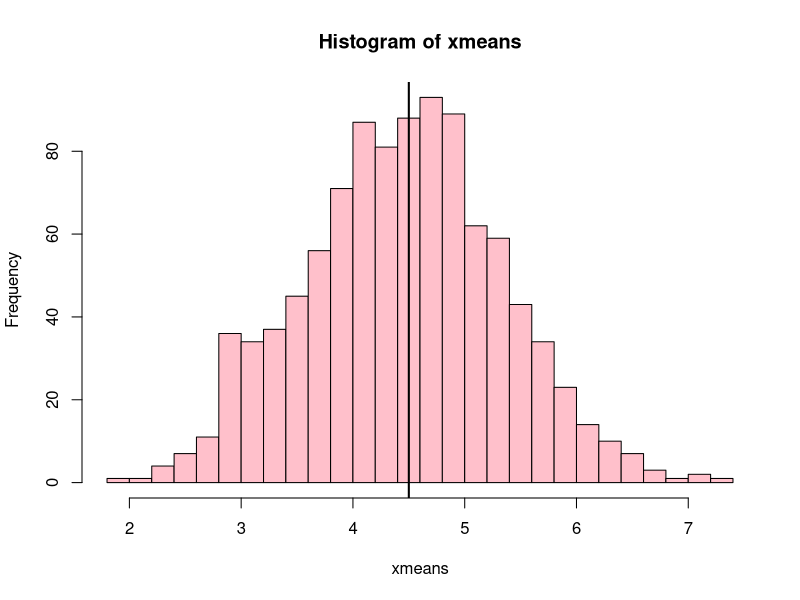
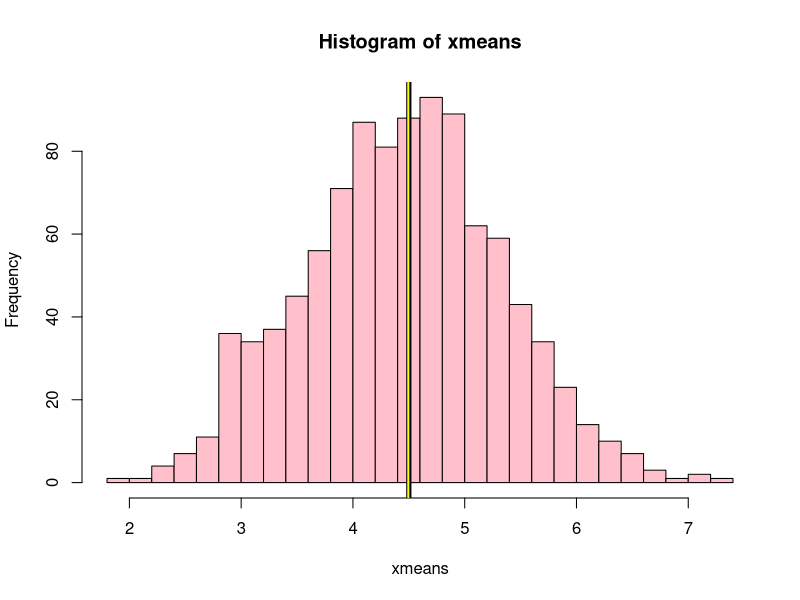

Write the R code that produced these figures, in order.
## ---- chunk 1
knitr::opts_chunk$set(echo = TRUE)

library(knitr)
## ---- chunk 2
years <- c(1985, 1989, 2004, 1993, 2021, 2021, 2021, 2012, 2002, 1984)
age <- 2022-years

## ---- chunk 3
# Number of repeats
nit <- 100

# Matrix to catch samples
bootAge <-  matrix(data = NA, 
                   nrow = nit, 
                   ncol = length(age),
                   dimnames = list(c(1:nit),
                                   c(1:length(age))
                   )
)

# Vector to catch medians
bootMedAge <- c()

# Collect bootstrap samples of penny ages and calculate medians
for (i in 1:nit) {
        bootAge[i,] <- sample(x = age,
                              size = length(age),
                              replace = TRUE
                              )
        bootMedAge[i] <- median(bootAge[i,])
        
}

## ---- chunk 4
# Method 1: Estimate the confidence interval taking the quantiles directly from theta hat star

# Get means of teh boostrap samples
bootAgeMeans <- rowMeans(bootAge)

# Get lower end of the confidence interval
M1thetaLL <- quantile(bootAgeMeans, prob = 0.025)

# Get higher end of confidence interval
M1thetaUL <- quantile(bootAgeMeans, prob = 0.975)

## ---- chunk 5
# Method 2: Use the Normal approximation to find the confidence interval

# Calculate theta hat
ageThetaHat <- mean(bootAgeMeans)

# Calculate the standard error
sterr <- sd(bootAgeMeans)

# Get lower end of the confidence interval
M2thetaLL <- ageThetaHat - 1.96*sterr

# Get higher end of confidence interval
M2thetaUL <- ageThetaHat + 1.96*sterr

## ---- chunk 6
cocks <- c(1359.8, 1355.3, 1355.1, 1353.0, 1349.8, 1348.8, 1345.2)
hens <- c(1357.5, 1356.4, 1355.1, 1353.5, 1353.2, 1352.5, 1350.0, 1349.8, 1346.2, 1344.9, 1344.4, 1343.9, 1342.6)
## ---- chunk 7
# Calculate the test statistic (mean(cocks) - mean(hens)) to test if cocks and hens fly at different speeds
birdThetaHat <- mean(cocks) - mean(hens)

# Create vector of zeros to compare the sample permutation test statistics against
dif <- integer(1000)

# Create vector of the differences between the sample permutation's means and the null (0)
for (i in 1:length(dif)) {
        samp <- sample(x = c(cocks, hens),
                       replace = FALSE)
        dif[i] <- mean(samp[1:7]) - mean(samp[8:20])
}

p_bird <- sum(abs(dif) > abs(birdThetaHat))/length(dif)

## ---- chunk 8
# Number of repeats
nit <- 1000

# Define the matrices into which the cock boostrap and hen bootstrap samples will be stored, and the vector in which the differences between the means will be stored.
bootCocks <- matrix(data = NA, 
                nrow = nit, 
                ncol = length(cocks),
                dimnames = list(c(1:nit),
                                c(1:length(cocks))
                                )
                )

bootHens <- matrix(data = NA, 
                nrow = nit, 
                ncol = length(hens),
                dimnames = list(c(1:nit),
                                c(1:length(hens))
                                )
                )
bootDiff <- c()

# Run bootstrap for the number of iterations as defined by nit
for (i in 1:nit) {
    # Collect bootstrap samples for the cocks 
        bootCocks[i,] <- sample(x = cocks,
                            size = length(cocks),
                            replace = TRUE
                            )
        
    # Collect bootstrap samples for the hens
        bootHens[i,] <- sample(x = hens,
                            size = length(hens),
                            replace = TRUE
                            )
        
    # Collect the difference between the means of the cock and hen bootstrap samples 
        bootDiff[i] <- mean(bootCocks[[i]]) - mean(bootHens[[i]])
}

# Difference between cock and hen flying times
CHtheta <- mean(cocks) - mean(hens)

# Get lower end of the confidence interval
CHthetaLL <- quantile(bootDiff, prob = 0.025)

# Get higher end of confidence interval
CHthetaUL <- quantile(bootDiff, prob = 0.975)
## ---- chunk 9
# Make distribution of tonsil size and carrier of he virus
tonsils <- matrix(data = c(497, 19, 560, 29),
                  nrow = 2,
                  ncol = 2,
                  dimnames = list(c("Noncarrier", "Carrier"),
                                  c("Not Enlarged", "Enlarged"))
                   )

kable(tonsils)

## ---- chunk 10
# Define test statistic as the percent of patients that are carriers of the virus for the enlarged and not enlarged tonsils groups
tonsilsTestStat <- (tonsils["Carrier","Not Enlarged"]/sum(tonsils[,"Not Enlarged"])) - (tonsils["Carrier","Enlarged"]/sum(tonsils[,"Enlarged"]))

# Create matrix for the raw data
tonsilsRaw <- matrix(data = NA,
                     nrow = sum(tonsils[,"Enlarged"], tonsils[,"Not Enlarged"]),
                     ncol = 2,
                     dimnames = list(c(1:sum(tonsils[,"Enlarged"], tonsils[,"Not Enlarged"])),
                                     c("Tonsil Size", "Carrier Status")
                                     )
                     )

# Populate matrix using data from the summary tonsils table
tonsilsRaw[,"Tonsil Size"] <- c(rep("Not Enlarged", sum(tonsils[,"Not Enlarged"])), 
                                rep("Enlarged", sum(tonsils[,"Enlarged"]))
                                )

tonsilsRaw[,"Carrier Status"] <- c(rep("Carrier", sum(tonsils["Carrier","Not Enlarged"])), 
                                   rep("Noncarrier", sum(tonsils["Noncarrier","Not Enlarged"])),
                                   rep("Carrier", sum(tonsils["Carrier","Enlarged"])), 
                                   rep("Noncarrier", sum(tonsils["Noncarrier","Enlarged"]))
                                   )

# Create an array to collect new data sets
bootTonsils <- array(data = NA,
                     dim = c(length(tonsilsRaw[,1]),
                             length(tonsilsRaw[1,]),
                             nit),
                     dimnames = list(names(tonsilsRaw[,1]),
                                     names(tonsilsRaw[1,]),
                                     1:nit)
                     )

# nit should still be set to 1000, so 1000 permutations will be conducted
# To get the permutations of this data set, I will randomly sample the tonsil size column, then the carrier status column, then cbind() them together into a new data set permutation. These will be saved into the bootTonsils array

for (i in 1:nit){
        bootTonsils[,,i] <- cbind("Tonsil Size" = sample(x = tonsilsRaw[, "Tonsil Size"],           # Sample tonsil size
                                                         replace = FALSE), 
                                  "Carrier Status" = sample(x = tonsilsRaw[, "Carrier Status"],     # Sample carrier status
                                                            replace = FALSE))                       # And bind into array page
}

# Calculate the test statistic for each permutation
# For this loop, the goal is a vector of the differences between the proportion of patients with enlarged tonsils who are ALSO carriers and the proportion of partiets with normal tonsils who are ALSO carriers. 
for (i in 1:nit){
        thetaTonsils <- c()
        thetaTonsils[i] <- (sum(as.integer(bootTonsils[,"Carrier Status",i] == "Carrier"         # Subset carriers with
                                           & bootTonsils[,"Tonsil Size",i] == "Enlarged"))       # large tonsils and 
                            / sum(as.integer(bootTonsils[,"Tonsil Size",i] == "Enlarged"))       # divide by all enlarged
                            ) 
                            -                                                                    # Subtracted by...
                           (sum(as.integer(bootTonsils[,"Carrier Status",i] == "Carrier"         # The subset carriers with 
                                           & bootTonsils[,"Tonsil Size",i] == "Not Enlarged"))   # normal tonsils and 
                            / sum(as.integer(bootTonsils[,"Tonsil Size",i] == "Not Enlarged"))   # divided by all normal
                            )
        
}

p_tonsils <- sum(abs(thetaTonsils) > abs(tonsilsTestStat))/length(thetaTonsils)

## ---- chunk 11
# Make distribution of tonsil size and carrier of he virus
tonsilsTrue <- matrix(data = c(497, 19, 560, 29, 269, 24),
                      nrow = 2,
                      ncol = 3,
                      dimnames = list(c("Noncarrier", "Carrier"),
                                  c("Not Enlarged", "Enlarged", "Greatly Enlarged"))
                   )

kable(tonsilsTrue)

## ---- chunk 12
# Bootstrap and means
x<-seq(0,9,by=1)
table(sample(x,size=length(x),replace=T))

xmeans<-vector(length=1000)

for (i in 1:1000)
  {
  xmeans[i]<-mean(sample(x,replace=T))
  }

hist(xmeans,breaks=30,col="pink")
abline(v=mean(x),lwd=2)

# Bias and standard error
bias.boot<-mean(xmeans)-mean(x)

hist(xmeans,breaks=30,col="pink")
abline(v=mean(x),lwd=5,col="black")
abline(v=mean(xmeans),lwd=2,col="yellow")

se.boot<-sd(xmeans)

# Confidence intervals
# Method 1
LL.boot<-mean(xmeans)-1.96*se.boot
UL.boot<-mean(xmeans)+1.96*se.boot

# Method 2
quantile(xmeans,c(0.025,0.975))

# Compare against what we would have gotten through normal distribution theory
se.normal<-sqrt(var(x)/length(x))
LL.normal<-mean(x)-qt(0.975,length(x)-1)*se.normal
UL.normal<-mean(x)+qt(0.975,length(x)-1)*se.normal

## ---- chunk 13


